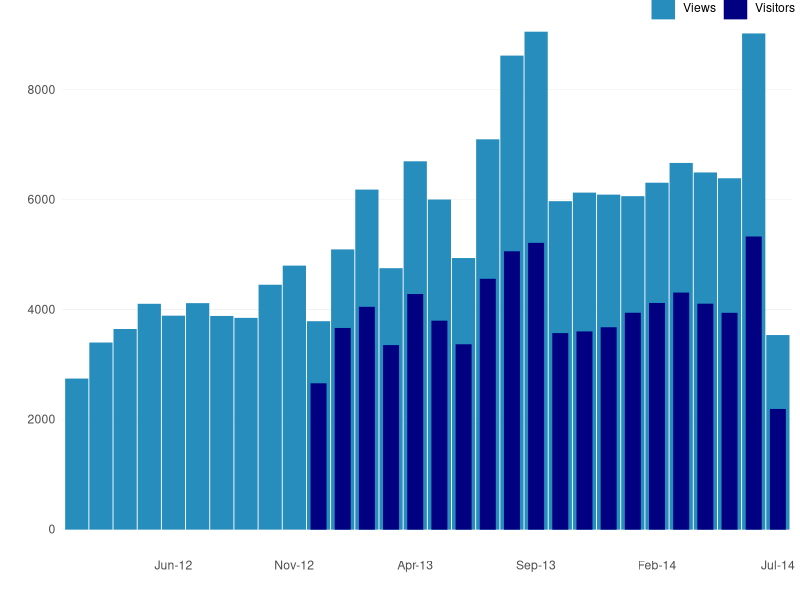

Reproduce this figure in R.
library(ggplot2)

#Load Data
#Make sure months stay ordered - first time I ever wanted a factor!
#Label x-axis with every fifth label
visits_visitors <- read.csv("visits_visitors.csv")
visits_visitors$Month <- factor(visits_visitors$Month, levels = visits_visitors$Month, ordered = TRUE)
visits_visitors$Month_ <- ifelse(as.numeric(row.names(visits_visitors)) %% 5 == 0, as.character(visits_visitors$Month), "")

#Build plot as a series of elements
ggplot() + 
  geom_bar(data=visits_visitors, aes(x= Month, y= Views, colour = "lightblue"), stat = "identity", fill = '#278DBC') +
  geom_bar(data=visits_visitors, aes(x= Month, y= Visitors, colour="navyblue"), stat="identity", fill = "navyblue", width = .6) +
  scale_y_continuous(breaks=c(0,2000,4000,6000,8000,10000)) +
  scale_x_discrete(labels=visits_visitors$Month_) +
  xlab("") + 
  ylab("") +
  scale_colour_manual(name = '', values =c('lightblue'='#278DBC','navyblue'='navyblue'), labels = c('Views','Visitors'))+
  scale_fill_manual(values =c('lightblue'='#278DBC','navyblue'='navyblue'))+
  theme(
    panel.grid.major.x = element_blank(),
    panel.grid.minor.y = element_blank(),
    panel.grid.major.y = element_line(size=.05, color="gray" ),
    panel.background = element_rect(fill='white', colour='white'),
    axis.ticks = element_blank(),
    legend.position = c(.9, 1),
    legend.direction = "horizontal"
  )